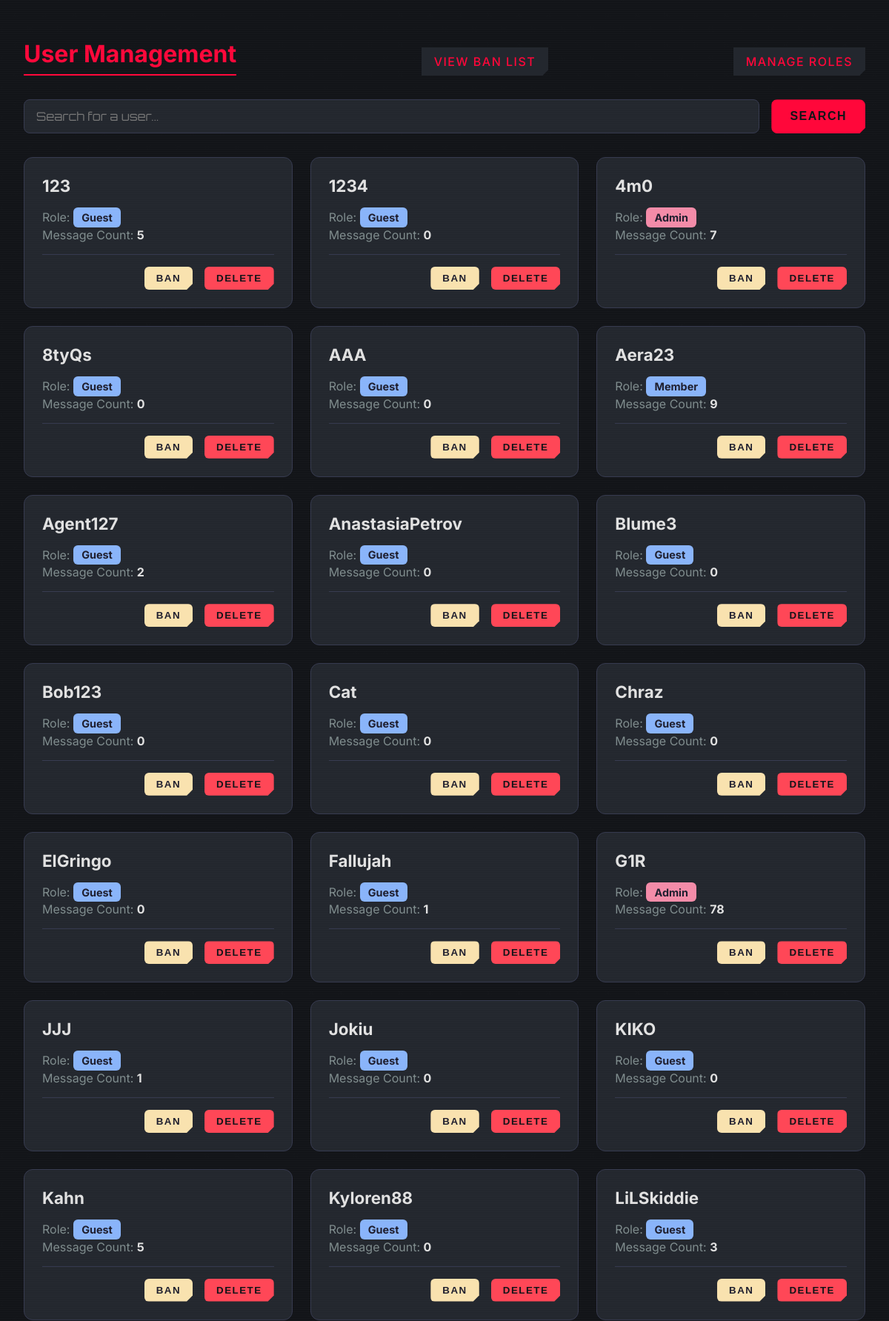
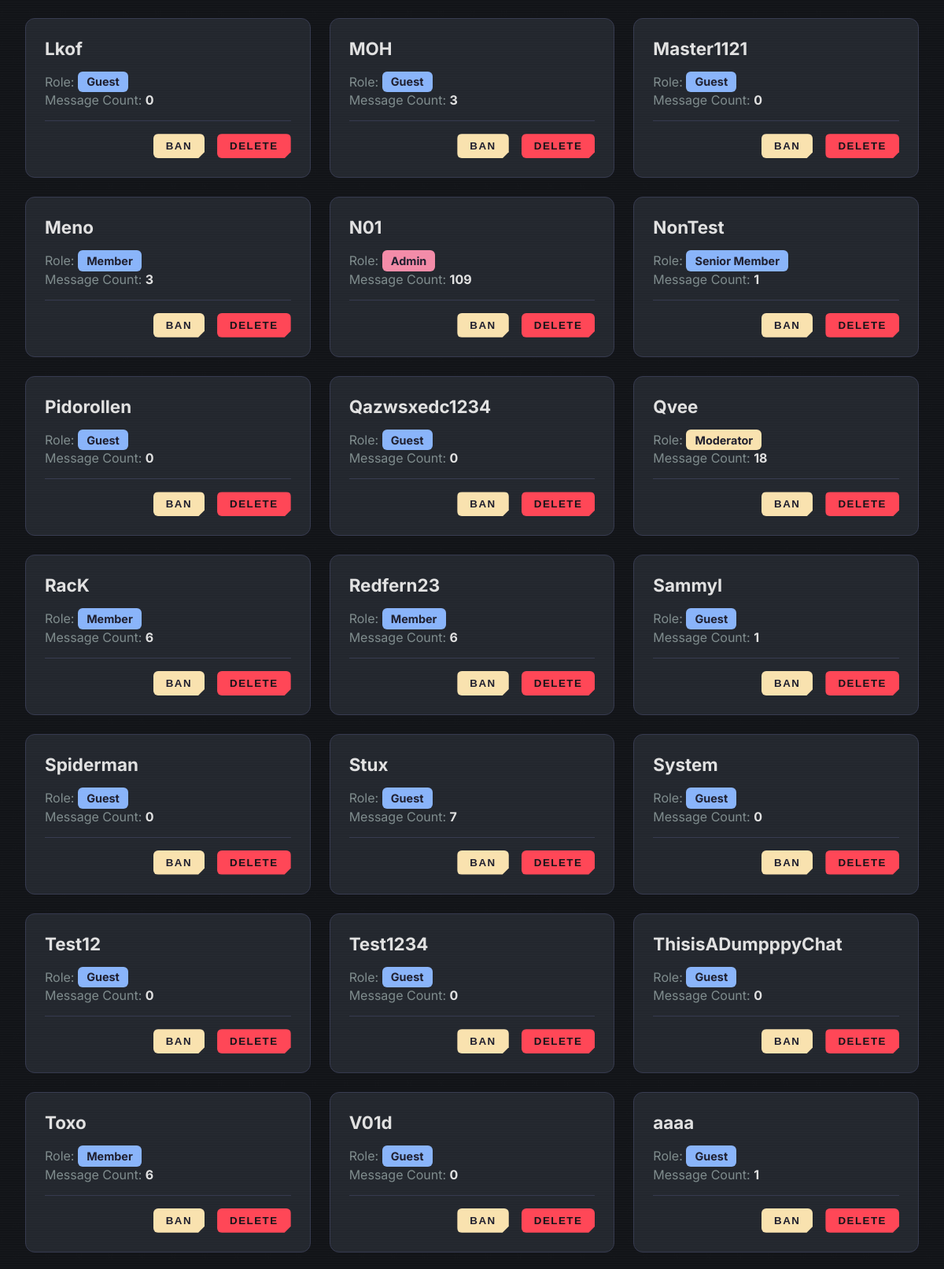
Page /manage_users.php (signed in, upper part) on the committed database (2 pictures, top to bottom).
### tables this page shows
CREATE TABLE users (
            id INTEGER PRIMARY KEY AUTOINCREMENT,
            username TEXT UNIQUE NOT NULL,
            password TEXT NOT NULL,
            role TEXT DEFAULT 'guest' NOT NULL,
            message_count INTEGER DEFAULT 0 NOT NULL,
            chat_color TEXT DEFAULT '#bb86fc' NOT NULL,
            refresh_interval INTEGER DEFAULT 5 NOT NULL,
            theme TEXT DEFAULT 'default' NOT NULL,
            bio TEXT,
            created_at DATETIME DEFAULT CURRENT_TIMESTAMP,
            last_activity DATETIME DEFAULT CURRENT_TIMESTAMP
        , show_online_users TINYINT(1) DEFAULT 0, show_settings TINYINT(1) DEFAULT 0);

### manage_users.php (the view, shortened to what this page needs)
<?php
require_once 'config.php';
$current_user_id = $_SESSION['user_id'];
$current_user_role = $_SESSION['user_role'];
$search_term = trim($_GET['search'] ?? '');
$sql = "SELECT id, username, role, message_count FROM users
        WHERE id != :current_user_id AND username LIKE :search AND role != 'prisoner'
        ORDER BY username ASC";
$users_stmt = $pdo->prepare($sql);
$users_stmt->execute([':current_user_id' => $current_user_id, ':search' => '%' . $search_term . '%']);
$users = $users_stmt->fetchAll(PDO::FETCH_ASSOC);
$theme_stmt = $pdo->prepare("SELECT theme FROM users WHERE id = ?");
$theme_stmt->execute([$current_user_id]);
$current_theme = $theme_stmt->fetchColumn();
?>
<!DOCTYPE html>
<html lang="en">
<head>
    <link rel="stylesheet" href="styles.css">
    <?php if ($current_theme && $current_theme !== 'default'): ?>
        <link rel="stylesheet" href="data/themes/<?= htmlspecialchars($current_theme) ?>.css">
    <?php endif; ?>
</head>
<body>
    <div class="container">
        <div class="header-bar">
            <h1>User Management</h1>
            <a href="banned.php" class="button">View Ban List</a>
            <a href="roles.php" class="button">Manage Roles</a>
        </div>
        <form method="GET" action="manage_users.php" class="search-form">
            <input type="text" name="search" placeholder="Search for a user..." value="<?= htmlspecialchars($search_term) ?>" autocomplete="off">
            <button type="submit">Search</button>
        </form>
        <div class="user-grid">
            <?php foreach ($users as $user): ?>
                <div class="user-card">
                    <div class="card-header"><h3><?= htmlspecialchars($user['username']) ?></h3></div>
                    <div class="card-body">
                        <p>Role: <span class="role-badge role-<?= str_replace(' ', '_', $user['role']) ?>"><?= htmlspecialchars(ucfirst(str_replace('_', ' ', $user['role']))) ?></span></p>
                        <p>Message Count: <strong><?= htmlspecialchars($user['message_count']) ?></strong></p>
                    </div>
                    <div class="card-footer">
                        <?php
                        $can_ban_user = false;
                        if ($current_user_role === 'owner' && $user['id'] != $current_user_id) {
                            $can_ban_user = true;
                        } elseif (ROLES[$current_user_role] >= ROLES['moderator'] && ROLES[$user['role']] < ROLES['moderator']) {
                            $can_ban_user = true;
                        }
                        $can_delete_user = ($current_user_role === 'owner' && $user['id'] != $current_user_id);
                        ?>
                        <?php if ($can_ban_user): ?>
                            <form method="POST" onsubmit="return confirm('Are you sure you want to ban this user?');">
                                <button type="submit" name="ban_user" class="action-btn btn-ban">Ban</button>
                            </form>
                        <?php endif; ?>
                        <?php if ($can_delete_user): ?>
                            <form method="POST" onsubmit="return confirm('WARNING: This is permanent. Are you absolutely sure?');">
                                <button type="submit" name="delete_user" class="action-btn btn-delete">Delete</button>
                            </form>
                        <?php endif; ?>
                    </div>
                </div>
            <?php endforeach; ?>
        </div>
    </div>
</body>
</html>

### styles.css (style rules this page uses)
:root { --background: #1e1e2e; --surface: #27293d; --text: #cdd6f4; --primary: #8c78e9; --subtle-text: #89b4fa; --error: #f38ba8; --error-bg: rgba(243, 139, 168, 0.1); }
* { box-sizing: border-box; }
body { font-family: 'Inter', 'Segoe UI', sans-serif; background-color: var(--background); color: var(--text); margin: 0; padding: 0; overflow: hidden; }
.button { color: var(--text); text-decoration: none; font-weight: 500; padding: 8px 16px; border-radius: 8px; transition: all 0.2s ease; background-color: rgba(255, 255, 255, 0.05); border: 1px solid rgba(255, 255, 255, 0.1); cursor: pointer; display: inline-flex; align-items: center; justify-content: center; white-space: nowrap; box-shadow: 0 1px 3px rgba(0,0,0,0.1); }

### data/themes/metal.css (style rules this page uses)
:root { --background: #121418; --surface: #23272e; --primary: #ff073a; --secondary: #00e5ff; --text: #e1e1e1; --subtle-text: #7f8c8d; --error: #ff4757; --font-family: 'Orbitron', sans-serif; }
body { font-family: var(--font-family); background-color: var(--background); position: relative; animation: flicker 0.2s infinite; }
body::before { content: ""; position: absolute; top: 0; left: 0; width: 100%; height: 100%; background-image: linear-gradient(to bottom, rgba(255,255,255,0.03) 1px, transparent 1px); background-size: 100% 3px; animation: scanline 15s linear infinite; pointer-events: none; opacity: 0.5; }
h1, h2 { animation: pulse-red 3s infinite; }
.button, button { background-color: var(--surface); color: var(--primary); border: 1px solid var(--surface); text-transform: uppercase; letter-spacing: 1.5px; transition: all 0.2s ease; border-radius: 0; clip-path: polygon(0 0, 100% 0, 100% calc(100% - 8px), calc(100% - 8px) 100%, 0 100%); }
input[type="text"], input[type="password"], textarea { font-family: var(--font-family); background-color: var(--background); border: 1px solid var(--surface); color: var(--text); caret-color: var(--primary); border-radius: 0; }

### manage_users.php (style rules this page uses)
body { font-family: 'Inter', sans-serif; background-color: var(--background); color: var(--text); padding: 2rem; overflow-y: auto; }
.container { max-width: 1200px; margin: 0 auto; }
.header-bar { display: flex; justify-content: space-between; align-items: center; flex-wrap: wrap; gap: 1rem; }
h1 { color: var(--primary); border-bottom: 2px solid var(--primary); padding-bottom: 0.5rem; margin-bottom: 2rem; }
.search-form { margin-bottom: 2rem; display: flex; gap: 1rem; }
.search-form input { flex-grow: 1; padding: 0.75rem 1rem; border-radius: 8px; border: 1px solid #363a4f; background-color: var(--surface); color: var(--text); font-size: 1rem; }
.search-form button { padding: 0.75rem 1.5rem; border-radius: 8px; border: 1px solid var(--primary); background-color: var(--primary); color: var(--background); font-size: 1rem; font-weight: bold; cursor: pointer; transition: all 0.2s ease; }
.user-grid { display: grid; grid-template-columns: repeat(auto-fill, minmax(320px, 1fr)); gap: 1.5rem; }
.user-card { background-color: var(--surface); border: 1px solid #363a4f; border-radius: 12px; padding: 1.5rem; display: flex; flex-direction: column; gap: 1rem; }
.card-header h3 { margin: 0; font-size: 1.4rem; }
.card-body p { margin: 0; color: var(--subtle-text); }
.card-body strong { color: var(--text); }
.card-footer { margin-top: auto; padding-top: 1rem; border-top: 1px solid #363a4f; display: flex; gap: 1rem; justify-content: flex-end; }
.action-btn { padding: 0.5rem 1rem; border: none; border-radius: 6px; font-weight: bold; cursor: pointer; transition: opacity 0.2s; }
.btn-delete { background-color: var(--error); color: var(--background); }
.btn-ban { background-color: #f9e2af; color: #1e1e2e; }
.role-badge { display: inline-block; padding: 0.3rem 0.7rem; border-radius: 6px; font-weight: bold; font-size: 0.9rem; text-transform: capitalize; }
.role-guest, .role-member, .role-senior_member { background-color: #89b4fa; color: #1e1e2e; }
.role-moderator { background-color: #f9e2af; color: #1e1e2e; }
.role-admin { background-color: #f38ba8; color: #1e1e2e; }

### rows in the picture
users: username "123", role "Guest", message_count "5"
users: username "1234", role "Guest", message_count "0"
users: username "4m0", role "Admin", message_count "7"
users: username "8tyQs", role "Guest", message_count "0"
users: username "AAA", role "Guest", message_count "0"
users: username "Aera23", role "Member", message_count "9"
users: username "Agent127", role "Guest", message_count "2"
users: username "AnastasiaPetrov", role "Guest", message_count "0"
users: username "Blume3", role "Guest", message_count "0"
users: username "Bob123", role "Guest", message_count "0"
users: username "Cat", role "Guest", message_count "0"
users: username "Chraz", role "Guest", message_count "0"
users: username "ElGringo", role "Guest", message_count "0"
users: username "Fallujah", role "Guest", message_count "1"
users: username "G1R", role "Admin", message_count "78"
users: username "JJJ", role "Guest", message_count "1"
users: username "Jokiu", role "Guest", message_count "0"
users: username "KIKO", role "Guest", message_count "0"
users: username "Kahn", role "Guest", message_count "5"
users: username "Kyloren88", role "Guest", message_count "0"
users: username "LiLSkiddie", role "Guest", message_count "3"
users: username "Lkof", role "Guest", message_count "0"
users: username "MOH", role "Guest", message_count "3"
users: username "Master1121", role "Guest", message_count "0"
users: username "Meno", role "Member", message_count "3"
users: username "N01", role "Admin", message_count "109"
users: username "NonTest", role "Senior Member", message_count "1"
users: username "Pidorollen", role "Guest", message_count "0"
users: username "Qazwsxedc1234", role "Guest", message_count "0"
users: username "Qvee", role "Moderator", message_count "18"
users: username "RacK", role "Member", message_count "6"
users: username "Redfern23", role "Member", message_count "6"
users: username "Sammyl", role "Guest", message_count "1"
users: username "Spiderman", role "Guest", message_count "0"
users: username "Stux", role "Guest", message_count "7"
users: username "System", role "Guest", message_count "0"
users: username "Test12", role "Guest", message_count "0"
users: username "Test1234", role "Guest", message_count "0"
users: username "ThisisADumpppyChat", role "Guest", message_count "0"
users: username "Toxo", role "Member", message_count "6"
users: username "V01d", role "Guest", message_count "0"
users: username "aaaa", role "Guest", message_count "1"
